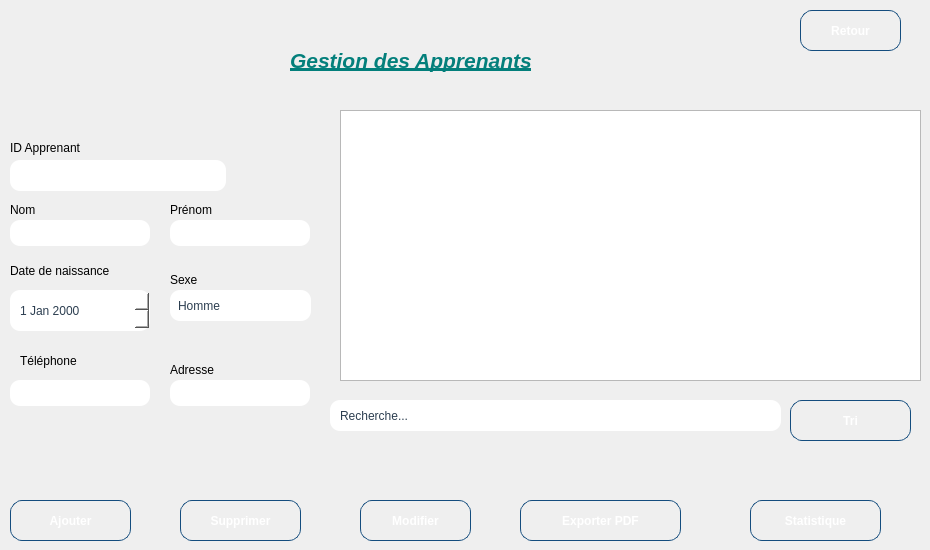
    <widget class="QWidget" name="page">
     <widget class="QDateEdit" name="dateEdit_naissance">
      <property name="geometry">
       <rect>
        <x>10</x>
        <y>290</y>
        <width>140</width>
        <height>41</height>
       </rect>
      </property>
      <property name="styleSheet">
       <string notr="true">QDateEdit {
    border: 2px solid qlineargradient(x1:0, y1:0, x2:1, y2:0,
        stop:0 #43cea2, stop:1 #185a9d);
    border-radius: 10px;
    padding: 4px 8px;
    background: white;
    color: #2c3e50;
    min-width: 120px;
    max-width: 150px;
    height: 24px;
}

/* Bouton pour ouvrir le calendrier */
QDateEdit::drop-down {
    subcontrol-origin: padding;
    subcontrol-position: top right;
    width: 20px;
    border: none;
    background: transparent;
}

/* Flèche du calendrier */
QDateEdit::down-arrow {
    image: url(:/icons/calendar-white.png);
    width: 12px;
    height: 12px;
}

/* Focus */
QDateEdit:focus {
    border: 2px solid qlineargradient(x1:0, y1:0, x2:1, y2:0,
        stop:0 #ff4b1f, stop:1 #ffc837);
    box-shadow: 0 0 4px rgba(255, 107, 53, 0.6);
}

/* Hover */
QDateEdit:hover {
    border: 2px solid #43cea2;
    box-shadow: 0 0 4px rgba(67, 206, 162, 0.6);
}

/* Menu du calendrier */
QCalendarWidget QWidget {
    background-color: white;
}

QCalendarWidget QToolButton {
    background-color: #43cea2;
    color: white;
    border-radius: 4px;
}

QCalendarWidget QSpinBox {
    width: 60px;
}
</string>
      </property>
     </widget>
     <widget class="QLabel" name="label_13">
      <property name="geometry">
       <rect>
        <x>20</x>
        <y>350</y>
        <width>81</width>
        <height>21</height>
       </rect>
      </property>
      <property name="text">
       <string>Téléphone</string>
      </property>
     </widget>
     <widget class="QLabel" name="label_14">
      <property name="geometry">
       <rect>
        <x>170</x>
        <y>360</y>
        <width>63</width>
        <height>20</height>
       </rect>
      </property>
      <property name="text">
       <string>Adresse</string>
      </property>
     </widget>
     <widget class="QPushButton" name="pushButton_retour_apprenants">
      <property name="geometry">
       <rect>
        <x>800</x>
        <y>10</y>
        <width>101</width>
        <height>41</height>
       </rect>
      </property>
      <property name="styleSheet">
       <string notr="true">QPushButton {
    background: qlineargradient(x1:0, y1:0, x2:1, y2:0,
        stop:0 #43cea2,
        stop:1 #185a9d
    );
    color: white;
    border-radius: 12px;
    padding: 10px 22px;
    font-weight: bold;
    border: 1px solid #144d7e;
}

/* Hover : dégradé de rouges uniquement */
QPushButton:hover {
    background: qlineargradient(x1:0, y1:0, x2:1, y2:0,
        stop:0 #ff0000,   /* rouge vif */
        stop:0.5 #cc0000, /* rouge moyen */
        stop:1 #990000    /* rouge foncé */
    );
    border: 1px solid #800000; /* bordure assortie au dégradé */
    color: white;               /* texte reste blanc */
}
</string>
      </property>
      <property name="text">
       <string>Retour</string>
      </property>
     </widget>
     <widget class="QLabel" name="label_15">
      <property name="geometry">
       <rect>
        <x>10</x>
        <y>140</y>
        <width>101</width>
        <height>16</height>
       </rect>
      </property>
      <property name="styleSheet">
       <string notr="true">QPushButton {
    background: qlineargradient(x1:0, y1:0, x2:1, y2:0,
        stop:0 #43cea2,
        stop:1 #185a9d
    );
    color: white;
    border-radius: 12px;
    padding: 10px 22px;
    font-weight: bold;
    border: 1px solid #144d7e;
}

QPushButton:hover {
    background: qlineargradient(x1:0, y1:0, x2:1, y2:0,
        stop:0 #ff4e50,   /* rouge vif */
        stop:0.5 #fc913a, /* orange vif */
        stop:1 #f9d423   /* jaune lumineux */
    );
    border: 1px solid #e04b3f; /* bordure assortie au feu */
}
</string>
      </property>
      <property name="text">
       <string>ID Apprenant</string>
      </property>
     </widget>
     <widget class="QLineEdit" name="lineEdit_recherche_apprenant">
      <property name="geometry">
       <rect>
        <x>330</x>
        <y>400</y>
        <width>451</width>
        <height>31</height>
       </rect>
      </property>
      <property name="styleSheet">
       <string notr="true">QLineEdit {
    border: 2px solid qlineargradient(x1:0, y1:0, x2:1, y2:0,
        stop:0 #43cea2, stop:1 #185a9d);
    border-radius: 10px;
    padding: 4px 8px;
    background: white;
    color: #2c3e50;
    min-width: 120px;
    max-width: 500px;
    height: 24px;
    selection-background-color: #43cea2;
    selection-color: white;
}

/* Focus */
QLineEdit:focus {
    border: 2px solid qlineargradient(x1:0, y1:0, x2:1, y2:0,
        stop:0 #ff4b1f, stop:1 #ffc837);
    box-shadow: 0 0 4px rgba(255, 107, 53, 0.6);
}

/* Hover */
QLineEdit:hover {
    border: 2px solid #43cea2;
    box-shadow: 0 0 4px rgba(67, 206, 162, 0.6);
}

/* Placeholder text */
QLineEdit[placeholderText]:empty {
    color: #95a5a6;  /* gris clair pour le placeholder */
}
</string>
      </property>
      <property name="text">
       <string>Recherche...</string>
      </property>
     </widget>
     <widget class="QPushButton" name="pushButton_ajouter_apprenant">
      <property name="geometry">
       <rect>
        <x>10</x>
        <y>500</y>
        <width>121</width>
        <height>41</height>
       </rect>
      </property>
      <property name="styleSheet">
       <string notr="true">QPushButton {
    background: qlineargradient(x1:0, y1:0, x2:1, y2:0,
        stop:0 #43cea2,
        stop:1 #185a9d
    );
    color: white;
    border-radius: 12px;
    padding: 10px 22px;
    font-weight: bold;
    border: 1px solid #144d7e;
}

QPushButton:hover {
    background: qlineargradient(x1:0, y1:0, x2:1, y2:0,
        stop:0 #ff4e50,   /* rouge vif */
        stop:0.5 #fc913a, /* orange vif */
        stop:1 #f9d423   /* jaune lumineux */
    );
    border: 1px solid #e04b3f; /* bordure assortie au feu */
}
</string>
      </property>
      <property name="text">
       <string>Ajouter</string>
      </property>
     </widget>
     <widget class="QPushButton" name="pushButton_supprimer_apprenant">
      <property name="geometry">
       <rect>
        <x>180</x>
        <y>500</y>
        <width>121</width>
        <height>41</height>
       </rect>
      </property>
      <property name="styleSheet">
       <string notr="true">QPushButton {
    background: qlineargradient(x1:0, y1:0, x2:1, y2:0,
        stop:0 #43cea2,
        stop:1 #185a9d
    );
    color: white;
    border-radius: 12px;
    padding: 10px 22px;
    font-weight: bold;
    border: 1px solid #144d7e;
}

QPushButton:hover {
    background: qlineargradient(x1:0, y1:0, x2:1, y2:0,
        stop:0 #ff4e50,   /* rouge vif */
        stop:0.5 #fc913a, /* orange vif */
        stop:1 #f9d423   /* jaune lumineux */
    );
    border: 1px solid #e04b3f; /* bordure assortie au feu */
}
</string>
      </property>
      <property name="text">
       <string>Supprimer</string>
      </property>
     </widget>
     <widget class="QPushButton" name="pushButton_trier_apprenant">
      <property name="geometry">
       <rect>
        <x>790</x>
        <y>400</y>
        <width>121</width>
        <height>41</height>
       </rect>
      </property>
      <property name="styleSheet">
       <string notr="true">QPushButton {
    background: qlineargradient(x1:0, y1:0, x2:1, y2:0,
        stop:0 #43cea2,
        stop:1 #185a9d
    );
    color: white;
    border-radius: 12px;
    padding: 10px 22px;
    font-weight: bold;
    border: 1px solid #144d7e;
}

QPushButton:hover {
    background: qlineargradient(x1:0, y1:0, x2:1, y2:0,
        stop:0 #ff4e50,   /* rouge vif */
        stop:0.5 #fc913a, /* orange vif */
        stop:1 #f9d423   /* jaune lumineux */
    );
    border: 1px solid #e04b3f; /* bordure assortie au feu */
}
</string>
      </property>
      <property name="text">
       <string>Tri</string>
      </property>
     </widget>
     <widget class="QTableView" name="tableView_apprenants">
      <property name="geometry">
       <rect>
        <x>340</x>
        <y>110</y>
        <width>581</width>
        <height>271</height>
       </rect>
      </property>
      <property name="minimumSize">
       <size>
        <width>521</width>
        <height>0</height>
       </size>
      </property>
      <property name="styleSheet">
       <string notr="true">/* Style global du tableau */
QTableWidget, QTableView {
    background-color: white;          /* fond neutre */
    border: 2px solid #43cea2;        /* contour vert-bleu */
    border-radius: 12px;
    gridline-color: #dcdcdc;          /* lignes discrètes */
    selection-background-color: #43cea2;
    selection-color: white;
}

/* En-têtes horizontaux */
QHeaderView::section {
    background: white;                /* fond neutre */
    color: #2c3e50;                   /* texte gris foncé */
    padding: 4px;
    border: 1px solid #43cea2;        /* contour vert-bleu */
    border-radius: 6px;
}

/* Lignes de cellule */
QTableWidget::item {
    padding: 4px;
    border-bottom: 1px solid #eaeaea; /* lignes grises claires */
}

/* Lignes au survol */
QTableWidget::item:hover {
    background-color: rgba(67, 206, 162, 0.1); /* léger voile vert */
}

/* Lignes sélectionnées */
QTableWidget::item:selected {
    background-color: #43cea2;        /* vert-bleu */
    color: white;
}

/* Scrollbars sobres */
QScrollBar:vertical {
    border: none;
    background: #f0f0f0;
    width: 12px;
    border-radius: 6px;
}

QScrollBar::handle:vertical {
    background: #43cea2;              /* juste la poignée colorée */
    min-height: 20px;
    border-radius: 6px;
}

QScrollBar::add-line:vertical, QScrollBar::sub-line:vertical {
    height: 0px;
}

QScrollBar::add-page:vertical, QScrollBar::sub-</string>
      </property>
     </widget>
     <widget class="QLabel" name="label_16">
      <property name="geometry">
       <rect>
        <x>170</x>
        <y>200</y>
        <width>63</width>
        <height>20</height>
       </rect>
      </property>
      <property name="text">
       <string>Prénom</string>
      </property>
     </widget>
     <widget class="QPushButton" name="pushButton_statistique_apprenant">
      <property name="geometry">
       <rect>
        <x>750</x>
        <y>500</y>
        <width>131</width>
        <height>41</height>
       </rect>
      </property>
      <property name="styleSheet">
       <string notr="true">QPushButton {
    background: qlineargradient(x1:0, y1:0, x2:1, y2:0,
        stop:0 #43cea2,
        stop:1 #185a9d
    );
    color: white;
    border-radius: 12px;
    padding: 10px 22px;
    font-weight: bold;
    border: 1px solid #144d7e;
}

QPushButton:hover {
    background: qlineargradient(x1:0, y1:0, x2:1, y2:0,
        stop:0 #ff4e50,   /* rouge vif */
        stop:0.5 #fc913a, /* orange vif */
        stop:1 #f9d423   /* jaune lumineux */
    );
    border: 1px solid #e04b3f; /* bordure assortie au feu */
}
</string>
      </property>
      <property name="text">
       <string>Statistique</string>
      </property>
     </widget>
     <widget class="QLabel" name="label_17">
      <property name="geometry">
       <rect>
        <x>290</x>
        <y>40</y>
        <width>321</width>
        <height>41</height>
       </rect>
      </property>
      <property name="styleSheet">
       <string notr="true"/>
      </property>
      <property name="text">
       <string>&lt;!DOCTYPE HTML PUBLIC &quot;-//W3C//DTD HTML 4.0//EN&quot; &quot;http://www.w3.org/TR/REC-html40/strict.dtd&quot;&gt;
&lt;html&gt;&lt;head&gt;&lt;meta name=&quot;qrichtext&quot; content=&quot;1&quot; /&gt;&lt;meta charset=&quot;utf-8&quot; /&gt;&lt;style type=&quot;text/css&quot;&gt;
p, li { white-space: pre-wrap; }
hr { height: 1px; border-width: 0; }
li.unchecked::marker { content: &quot;\2610&quot;; }
li.checked::marker { content: &quot;\2612&quot;; }
&lt;/style&gt;&lt;/head&gt;&lt;body style=&quot; font-family:'Segoe UI'; font-size:9pt; font-weight:400; font-style:normal;&quot;&gt;
&lt;p style=&quot; margin-top:12px; margin-bottom:12px; margin-left:0px; margin-right:0px; -qt-block-indent:0; text-indent:0px;&quot;&gt;&lt;span style=&quot; font-size:16pt; font-weight:700; font-style:italic; text-decoration: underline; color:#037f7b;&quot;&gt;Gestion des Apprenants&lt;/span&gt;&lt;/p&gt;&lt;/body&gt;&lt;/html&gt;</string>
      </property>
     </widget>
     <widget class="QLineEdit" name="lineEdit_id">
      <property name="geometry">
       <rect>
        <x>10</x>
        <y>160</y>
        <width>220</width>
        <height>31</height>
       </rect>
      </property>
      <property name="styleSheet">
       <string notr="true">QLineEdit {
    border: 2px solid qlineargradient(x1:0, y1:0, x2:1, y2:0,
        stop:0 #43cea2, stop:1 #185a9d);
    border-radius: 10px;
    padding: 4px 8px;
    background: white;
    color: #2c3e50;
    min-width: 120px;
    max-width: 200px;
    height: 24px;
    selection-background-color: #43cea2;
    selection-color: white;
}

/* Focus */
QLineEdit:focus {
    border: 2px solid qlineargradient(x1:0, y1:0, x2:1, y2:0,
        stop:0 #ff4b1f, stop:1 #ffc837);
    box-shadow: 0 0 4px rgba(255, 107, 53, 0.6);
}

/* Hover */
QLineEdit:hover {
    border: 2px solid #43cea2;
    box-shadow: 0 0 4px rgba(67, 206, 162, 0.6);
}

/* Placeholder text */
QLineEdit[placeholderText]:empty {
    color: #95a5a6;  /* gris clair pour le placeholder */
}
</string>
      </property>
     </widget>
     <widget class="QLineEdit" name="lineEdit_adresse">
      <property name="geometry">
       <rect>
        <x>170</x>
        <y>380</y>
        <width>140</width>
        <height>26</height>
       </rect>
      </property>
      <property name="styleSheet">
       <string notr="true">QLineEdit {
    border: 2px solid qlineargradient(x1:0, y1:0, x2:1, y2:0,
        stop:0 #43cea2, stop:1 #185a9d);
    border-radius: 10px;
    padding: 4px 8px;
    background: white;
    color: #2c3e50;
    min-width: 120px;
    max-width: 200px;
    height: 24px;
    selection-background-color: #43cea2;
    selection-color: white;
}

/* Focus */
QLineEdit:focus {
    border: 2px solid qlineargradient(x1:0, y1:0, x2:1, y2:0,
        stop:0 #ff4b1f, stop:1 #ffc837);
    box-shadow: 0 0 4px rgba(255, 107, 53, 0.6);
}

/* Hover */
QLineEdit:hover {
    border: 2px solid #43cea2;
    box-shadow: 0 0 4px rgba(67, 206, 162, 0.6);
}

/* Placeholder text */
QLineEdit[placeholderText]:empty {
    color: #95a5a6;  /* gris clair pour le placeholder */
}
</string>
      </property>
     </widget>
     <widget class="QPushButton" name="pushButton_modifier_apprenant">
      <property name="geometry">
       <rect>
        <x>360</x>
        <y>500</y>
        <width>111</width>
        <height>41</height>
       </rect>
      </property>
      <property name="styleSheet">
       <string notr="true">QPushButton {
    background: qlineargradient(x1:0, y1:0, x2:1, y2:0,
        stop:0 #43cea2,
        stop:1 #185a9d
    );
    color: white;
    border-radius: 12px;
    padding: 10px 22px;
    font-weight: bold;
    border: 1px solid #144d7e;
}

QPushButton:hover {
    background: qlineargradient(x1:0, y1:0, x2:1, y2:0,
        stop:0 #ff4e50,   /* rouge vif */
        stop:0.5 #fc913a, /* orange vif */
        stop:1 #f9d423   /* jaune lumineux */
    );
    border: 1px solid #e04b3f; /* bordure assortie au feu */
}
</string>
      </property>
      <property name="text">
       <string>Modifier</string>
      </property>
     </widget>
     <widget class="QLineEdit" name="lineEdit_telephone">
      <property name="geometry">
       <rect>
        <x>10</x>
        <y>380</y>
        <width>140</width>
        <height>26</height>
       </rect>
      </property>
      <property name="styleSheet">
       <string notr="true">QLineEdit {
    border: 2px solid qlineargradient(x1:0, y1:0, x2:1, y2:0,
        stop:0 #43cea2, stop:1 #185a9d);
    border-radius: 10px;
    padding: 4px 8px;
    background: white;
    color: #2c3e50;
    min-width: 120px;
    max-width: 200px;
    height: 24px;
    selection-background-color: #43cea2;
    selection-color: white;
}

/* Focus */
QLineEdit:focus {
    border: 2px solid qlineargradient(x1:0, y1:0, x2:1, y2:0,
        stop:0 #ff4b1f, stop:1 #ffc837);
    box-shadow: 0 0 4px rgba(255, 107, 53, 0.6);
}

/* Hover */
QLineEdit:hover {
    border: 2px solid #43cea2;
    box-shadow: 0 0 4px rgba(67, 206, 162, 0.6);
}

/* Placeholder text */
QLineEdit[placeholderText]:empty {
    color: #95a5a6;  /* gris clair pour le placeholder */
}
</string>
      </property>
     </widget>
     <widget class="QLabel" name="label_18">
      <property name="geometry">
       <rect>
        <x>10</x>
        <y>200</y>
        <width>63</width>
        <height>20</height>
       </rect>
      </property>
      <property name="text">
       <string>Nom</string>
      </property>
     </widget>
     <widget class="QComboBox" name="comboBox_sexe">
      <property name="geometry">
       <rect>
        <x>170</x>
        <y>290</y>
        <width>141</width>
        <height>31</height>
       </rect>
      </property>
      <property name="styleSheet">
       <string notr="true">QComboBox {
    border: 2px solid qlineargradient(x1:0, y1:0, x2:1, y2:0,
        stop:0 #43cea2, stop:1 #185a9d);
    border-radius: 10px;    /* un peu moins arrondi si tu veux */
    padding: 4px 8px;       /* moins d'espace intérieur */
    background: white;
    color: #2c3e50;
    min-width: 100px;       /* largeur minimale plus petite */
    max-width: 150px;       /* facultatif : limite largeur */
    height: 24px;           /* hauteur plus petite */
}

/* Drop-down (flèche) */
QComboBox::drop-down {
    subcontrol-origin: padding;
    subcontrol-position: top right;
    width: 20px;           /* réduit largeur flèche */
    border: none;
    background: transparent;
}

QComboBox::down-arrow {
    width: 12px;
    height: 12px;
}

/* Hover et focus restent inchangés */
QComboBox:focus {
    border: 2px solid qlineargradient(x1:0, y1:0, x2:1, y2:0,
        stop:0 #ff4b1f, stop:1 #ffc837);
    box-shadow: 0 0 4px rgba(255, 107, 53, 0.6);
}

QComboBox:hover {
    border: 2px solid #43cea2;
    box-shadow: 0 0 4px rgba(67, 206, 162, 0.6);
}

/* Menu déroulant */
QComboBox QAbstractItemView {
    background: white;
    border: 1px solid #43cea2;
    selection-background-color: #43cea2;
    selection-color: white;
}
</string>
      </property>
      <item>
       <property name="text">
        <string>Homme</string>
       </property>
      </item>
      <item>
       <property name="text">
        <string>Femme</string>
       </property>
      </item>
     </widget>
     <widget class="QLabel" name="label_19">
      <property name="geometry">
       <rect>
        <x>10</x>
        <y>260</y>
        <width>131</width>
        <height>21</height>
       </rect>
      </property>
      <property name="text">
       <string>Date de naissance</string>
      </property>
     </widget>
     <widget class="QLineEdit" name="lineEdit_nom">
      <property name="geometry">
       <rect>
        <x>10</x>
        <y>220</y>
        <width>140</width>
        <height>26</height>
       </rect>
      </property>
      <property name="styleSheet">
       <string notr="true">QLineEdit {
    border: 2px solid qlineargradient(x1:0, y1:0, x2:1, y2:0,
        stop:0 #43cea2, stop:1 #185a9d);
    border-radius: 10px;
    padding: 4px 8px;
    background: white;
    color: #2c3e50;
    min-width: 120px;
    max-width: 200px;
    height: 24px;
    selection-background-color: #43cea2;
    selection-color: white;
}

/* Focus */
QLineEdit:focus {
    border: 2px solid qlineargradient(x1:0, y1:0, x2:1, y2:0,
        stop:0 #ff4b1f, stop:1 #ffc837);
    box-shadow: 0 0 4px rgba(255, 107, 53, 0.6);
}

/* Hover */
QLineEdit:hover {
    border: 2px solid #43cea2;
    box-shadow: 0 0 4px rgba(67, 206, 162, 0.6);
}

/* Placeholder text */
QLineEdit[placeholderText]:empty {
    color: #95a5a6;  /* gris clair pour le placeholder */
}
</string>
      </property>
     </widget>
     <widget class="QLineEdit" name="lineEdit_prenom">
      <property name="geometry">
       <rect>
        <x>170</x>
        <y>220</y>
        <width>140</width>
        <height>26</height>
       </rect>
      </property>
      <property name="styleSheet">
       <string notr="true">QLineEdit {
    border: 2px solid qlineargradient(x1:0, y1:0, x2:1, y2:0,
        stop:0 #43cea2, stop:1 #185a9d);
    border-radius: 10px;
    padding: 4px 8px;
    background: white;
    color: #2c3e50;
    min-width: 120px;
    max-width: 200px;
    height: 24px;
    selection-background-color: #43cea2;
    selection-color: white;
}

/* Focus */
QLineEdit:focus {
    border: 2px solid qlineargradient(x1:0, y1:0, x2:1, y2:0,
        stop:0 #ff4b1f, stop:1 #ffc837);
    box-shadow: 0 0 4px rgba(255, 107, 53, 0.6);
}

/* Hover */
QLineEdit:hover {
    border: 2px solid #43cea2;
    box-shadow: 0 0 4px rgba(67, 206, 162, 0.6);
}

/* Placeholder text */
QLineEdit[placeholderText]:empty {
    color: #95a5a6;  /* gris clair pour le placeholder */
}
</string>
      </property>
     </widget>
     <widget class="QLabel" name="label_20">
      <property name="geometry">
       <rect>
        <x>170</x>
        <y>270</y>
        <width>63</width>
        <height>20</height>
       </rect>
      </property>
      <property name="text">
       <string>Sexe</string>
      </property>
     </widget>
     <widget class="QPushButton" name="pushButton_exporterPDF_apprenant">
      <property name="geometry">
       <rect>
        <x>520</x>
        <y>500</y>
        <width>161</width>
        <height>41</height>
       </rect>
      </property>
      <property name="styleSheet">
       <string notr="true">QPushButton {
    background: qlineargradient(x1:0, y1:0, x2:1, y2:0,
        stop:0 #43cea2,
        stop:1 #185a9d
    );
    color: white;
    border-radius: 12px;
    padding: 10px 22px;
    font-weight: bold;
    border: 1px solid #144d7e;
}

QPushButton:hover {
    background: qlineargradient(x1:0, y1:0, x2:1, y2:0,
        stop:0 #ff4e50,   /* rouge vif */
        stop:0.5 #fc913a, /* orange vif */
        stop:1 #f9d423   /* jaune lumineux */
    );
    border: 1px solid #e04b3f; /* bordure assortie au feu */
}
</string>
      </property>
      <property name="text">
       <string>Exporter PDF</string>
      </property>
     </widget>
    </widget>
